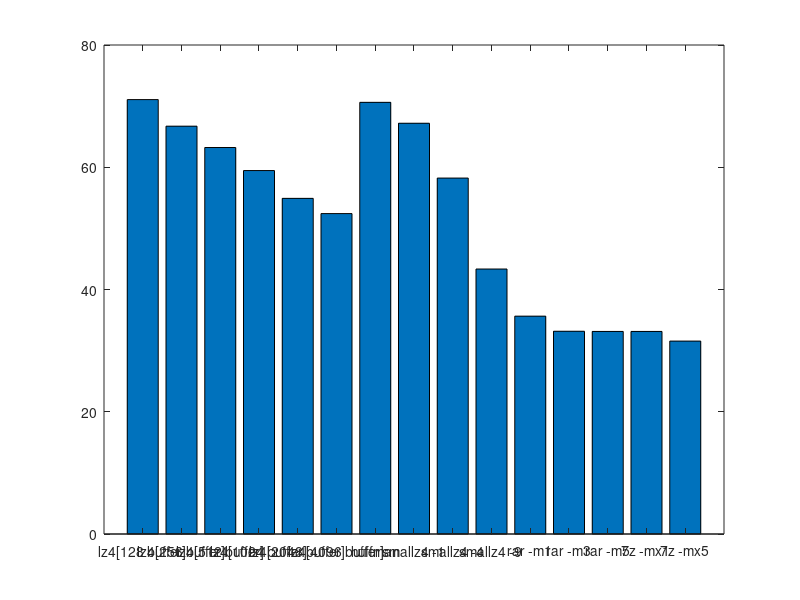

Source code (MATLAB):
% Bar Plot

values = [71.07; 66.72; 63.23; 59.46; 54.91; 52.42; 70.62; 67.20; 58.23; 43.35; 35.64; 33.17; 33.14; 33.14; 31.56]';

file_names = {'lz4[128 buffer]','lz4[256 buffer]','lz4[512 buffer]','lz4[1024 buffer]','lz4[2048 buffer]','lz4[4096 buffer]','huffman', 'smallz4 -1', 'smallz4 -4', 'smallz4 -9', 'rar -m1', 'rar -m3', 'rar -m5', '7z -mx1', '7z -mx5'};

x = values;

plot = bar(x);
set(gca, 'xticklabel',file_names, 'xticklabelrotation', 90);